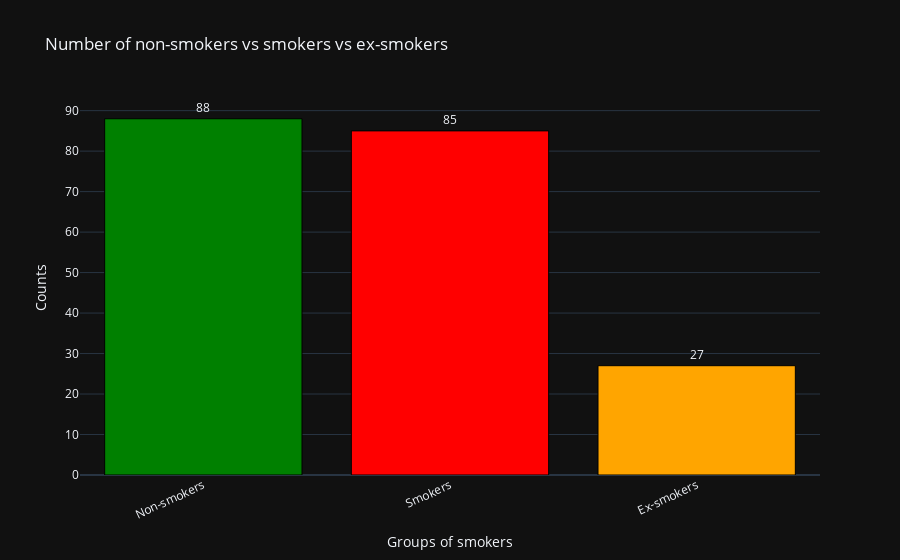

The notebook cell saved with this chart:
### Code cell
smokers = go.Figure()

smokers.add_trace(go.Bar(
    x=['Non-smokers', 'Smokers', 'Ex-smokers'],
    y=df.Smoke.value_counts().values.tolist(),
    text=df.Smoke.value_counts().values.tolist(),
    textposition='outside',
    hovertext=['44% of patients are non-smokers', '42.5% patients are smokers', '13.5% of patients are ex-smokers'],
    marker={'color':['green', 'rgba(255, 0, 0, 1)', 'orange'],
            'line':{'color':'black', 'width':1},
            #'opacity':0.7
           },
   
))

smokers.update_layout(title='Number of non-smokers vs smokers vs ex-smokers')

smokers.update_layout(xaxis = dict(title='Groups of smokers'),
                          xaxis_tickangle=-25,
                          yaxis=dict(title='Counts'))

smokers.show()

### Figure 1 — Plotly figure (JSON) as saved in the notebook; plotly's stock layout.template omitted (floating-point values rounded to 4 significant figures)
{"data": [{"hovertext": ["44% of patients are non-smokers", "42.5% patients are smokers", "13.5% of patients are ex-smokers"], "marker": {"color": ["green", "rgba(255, 0, 0, 1)", "orange"], "line": {"color": "black", "width": 1}}, "text": ["88", "85", "27"], "textposition": "outside", "type": "bar", "x": ["Non-smokers", "Smokers", "Ex-smokers"], "y": [88, 85, 27]}], "layout": {"title": {"text": "Number of non-smokers vs smokers vs ex-smokers"}, "xaxis": {"tickangle": -25, "title": {"text": "Groups of smokers"}}, "yaxis": {"title": {"text": "Counts"}}}}
